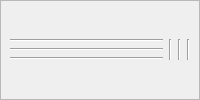
        <widget class="QWidget" name="tab_17">
         <attribute name="title">
          <string>Page</string>
         </attribute>
         <layout class="QGridLayout" name="gridLayout_31">
          <property name="leftMargin">
           <number>0</number>
          </property>
          <property name="topMargin">
           <number>0</number>
          </property>
          <property name="rightMargin">
           <number>0</number>
          </property>
          <property name="bottomMargin">
           <number>0</number>
          </property>
          <item row="0" column="0">
           <widget class="QFrame" name="frame_7">
            <property name="frameShape">
             <enum>QFrame::StyledPanel</enum>
            </property>
            <property name="frameShadow">
             <enum>QFrame::Raised</enum>
            </property>
            <layout class="QGridLayout" name="gridLayout_33" columnstretch="1,1">
             <item row="0" column="0">
              <layout class="QVBoxLayout" name="verticalLayout_3">
               <item>
                <widget class="Line" name="line_2">
                 <property name="orientation">
                  <enum>Qt::Horizontal</enum>
                 </property>
                </widget>
               </item>
               <item>
                <widget class="Line" name="line_3">
                 <property name="orientation">
                  <enum>Qt::Horizontal</enum>
                 </property>
                </widget>
               </item>
               <item>
                <widget class="Line" name="line">
                 <property name="orientation">
                  <enum>Qt::Horizontal</enum>
                 </property>
                </widget>
               </item>
              </layout>
             </item>
             <item row="0" column="1">
              <layout class="QHBoxLayout" name="horizontalLayout">
               <item>
                <widget class="Line" name="line_4">
                 <property name="orientation">
                  <enum>Qt::Vertical</enum>
                 </property>
                </widget>
               </item>
               <item>
                <widget class="Line" name="line_5">
                 <property name="orientation">
                  <enum>Qt::Vertical</enum>
                 </property>
                </widget>
               </item>
               <item>
                <widget class="Line" name="line_6">
                 <property name="orientation">
                  <enum>Qt::Vertical</enum>
                 </property>
                </widget>
               </item>
              </layout>
             </item>
            </layout>
           </widget>
          </item>
         </layout>
        </widget>
